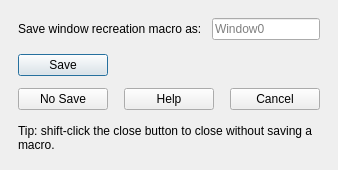
<?xml version="1.0" encoding="UTF-8"?>
<ui version="4.0">
 <class>SaveWindowDialog</class>
 <widget class="QDialog" name="SaveWindowDialog">
  <property name="windowTitle">
   <string>Close Window</string>
  </property>
  <layout class="QVBoxLayout" name="verticalLayout">
   <property name="spacing">
    <number>14</number>
   </property>
   <property name="leftMargin">
    <number>18</number>
   </property>
   <property name="topMargin">
    <number>18</number>
   </property>
   <property name="rightMargin">
    <number>18</number>
   </property>
   <property name="bottomMargin">
    <number>18</number>
   </property>
   <item>
    <layout class="QHBoxLayout" name="nameRow">
     <property name="spacing">
      <number>10</number>
     </property>
     <item>
      <widget class="QLabel" name="promptLabel">
       <property name="text">
        <string>Save window recreation macro as:</string>
       </property>
      </widget>
     </item>
     <item>
      <widget class="QLineEdit" name="nameEdit">
       <property name="placeholderText">
        <string>Window0</string>
       </property>
      </widget>
     </item>
    </layout>
   </item>
   <item>
    <layout class="QGridLayout" name="buttonGrid">
     <property name="horizontalSpacing">
      <number>16</number>
     </property>
     <property name="verticalSpacing">
      <number>12</number>
     </property>
     <item row="0" column="0">
      <widget class="QPushButton" name="saveButton">
       <property name="text">
        <string>Save</string>
       </property>
       <property name="default">
        <bool>true</bool>
       </property>
      </widget>
     </item>
     <item row="1" column="0">
      <widget class="QPushButton" name="noSaveButton">
       <property name="text">
        <string>No Save</string>
       </property>
      </widget>
     </item>
     <item row="1" column="2">
      <widget class="QPushButton" name="helpButton">
       <property name="text">
        <string>Help</string>
       </property>
      </widget>
     </item>
     <item row="1" column="3">
      <widget class="QPushButton" name="cancelButton">
       <property name="text">
        <string>Cancel</string>
       </property>
      </widget>
     </item>
    </layout>
   </item>
   <item>
     <widget class="QLabel" name="tipLabel">
      <property name="text">
      <string>Tip: shift-click the close button to close without saving a macro.</string>
      </property>
      <property name="wordWrap">
       <bool>true</bool>
      </property>
     </widget>
   </item>
  </layout>
 </widget>
 <resources/>
 <connections/>
</ui>
